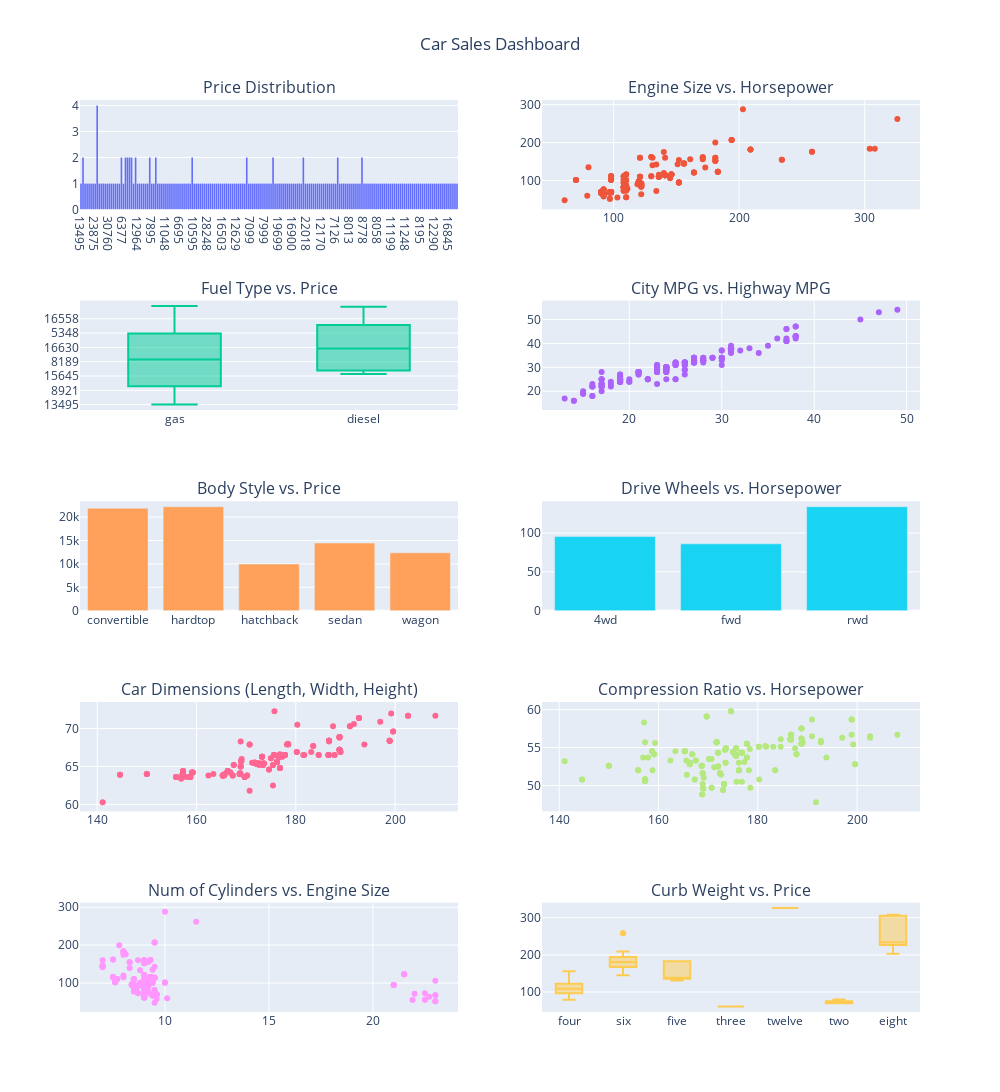

This figure's notebook cell:
### Code cell
# Create the subplots
fig = make_subplots(
    rows=5, cols=2,  # Adjust rows and columns as necessary
    subplot_titles=("Price Distribution", "Engine Size vs. Horsepower", "Fuel Type vs. Price",
                    "City MPG vs. Highway MPG", "Body Style vs. Price", "Drive Wheels vs. Horsepower",
                    "Car Dimensions (Length, Width, Height)", "Compression Ratio vs. Horsepower",
                    "Num of Cylinders vs. Engine Size", "Curb Weight vs. Price"),
    row_heights=[0.2, 0.2, 0.2, 0.2, 0.2],
    vertical_spacing=0.1, horizontal_spacing=0.1,
    specs=[[{"type": "histogram"}, {"type": "scatter"}], 
           [{"type": "box"}, {"type": "scatter"}], 
           [{"type": "bar"}, {"type": "scatter"}], 
           [{"type": "scatter"}, {"type": "scatter"}],
           [{"type": "scatter"}, {"type": "scatter"}]]
)


# Price Distribution (Histogram)
fig.add_trace(
    go.Histogram(x=df['price'], name="Price Distribution"),
    row=1, col=1
)

# Engine Size vs. Horsepower (Scatter Plot)
fig.add_trace(
    go.Scatter(x=df['engine-size'], y=df['horsepower'], mode='markers', name="Engine Size vs. Horsepower"),
    row=1, col=2
)

# Fuel Type vs. Price (Box Plot)
fig.add_trace(
    go.Box(x=df['fuel-type'], y=df['price'], name="Fuel Type vs. Price"),
    row=2, col=1
)

# City MPG vs. Highway MPG (Scatter Plot)
fig.add_trace(
    go.Scatter(x=df['city-mpg'], y=df['highway-mpg'], mode='markers', name="City MPG vs. Highway MPG"),
    row=2, col=2
)

# Convert 'price' to numeric, coercing errors (non-numeric values will be set to NaN)
df['price'] = pd.to_numeric(df['price'], errors='coerce')

# Group by 'body-style' and calculate the mean 'price' for each group
agg_body_style_price = df.groupby('body-style')['price'].mean().reset_index()

# Create a bar chart with 'body-style' on the x-axis and mean 'price' on the y-axis
fig.add_trace(
    go.Bar(x=agg_body_style_price['body-style'], y=agg_body_style_price['price'], name="Body Style vs. Price"),
    row=3, col=1
)

# Drive Wheels vs. Horsepower (Bar Chart)
# Convert 'horsepower' to numeric, setting errors='coerce' to replace invalid values with NaN
df['horsepower'] = pd.to_numeric(df['horsepower'], errors='coerce')

# Group the data by 'drive-wheels' and calculate the mean horsepower (ignoring NaN values)
agg_drive_wheels = df.groupby('drive-wheels')['horsepower'].mean().reset_index()

# Create a bar chart with 'drive-wheels' on the x-axis and mean 'horsepower' on the y-axis
fig.add_trace(
    go.Bar(x=agg_drive_wheels['drive-wheels'], y=agg_drive_wheels['horsepower'], name="Drive Wheels vs. Horsepower"),
    row=3, col=2
)



# Car Dimensions (Length, Width, Height) Comparison (Scatter Matrix)
fig.add_trace(
    go.Scatter(x=df['length'], y=df['width'], mode='markers', name="Length vs. Width"),
    row=4, col=1
)
fig.add_trace(
    go.Scatter(x=df['length'], y=df['height'], mode='markers', name="Length vs. Height"),
    row=4, col=2
)

# Compression Ratio vs. Horsepower (Scatter Plot)
fig.add_trace(
    go.Scatter(x=df['compression-ratio'], y=df['horsepower'], mode='markers', name="Compression Ratio vs. Horsepower"),
    row=5, col=1
)

# Num of Cylinders vs. Engine Size (Box Plot)
fig.add_trace(
    go.Box(x=df['num-of-cylinders'], y=df['engine-size'], name="Num of Cylinders vs. Engine Size"),
    row=5, col=2
)

# Update layout and add title
fig.update_layout(
    title_text="Car Sales Dashboard",  # Overall dashboard title
    title_x=0.5,  # Center the title
    height=1200,  # Adjust height for better spacing
    width=1000,  # Adjust width for better spacing
    showlegend=False
)

# Show the plot
fig.show()

### Figure 1 — Plotly figure (JSON) as saved in the notebook; plotly's stock layout.template omitted (floating-point values rounded to 4 significant figures; data arrays with more than 128 entries replaced by an {"elided": "..."} marker saying what was removed)
{"data": [{"name": "Price Distribution", "type": "histogram", "x": {"elided": "205 str values"}, "xaxis": "x", "yaxis": "y"}, {"mode": "markers", "name": "Engine Size vs. Horsepower", "type": "scatter", "x": {"elided": "205 int values"}, "xaxis": "x2", "y": {"elided": "205 int values"}, "yaxis": "y2"}, {"name": "Fuel Type vs. Price", "type": "box", "x": {"elided": "205 str values"}, "xaxis": "x3", "y": {"elided": "205 str values"}, "yaxis": "y3"}, {"mode": "markers", "name": "City MPG vs. Highway MPG", "type": "scatter", "x": {"elided": "205 int values"}, "xaxis": "x4", "y": {"elided": "205 int values"}, "yaxis": "y4"}, {"name": "Body Style vs. Price", "type": "bar", "x": ["convertible", "hardtop", "hatchback", "sedan", "wagon"], "xaxis": "x5", "y": [21890.0, 22210.0, 9957.0, 14460.0, 12370.0], "yaxis": "y5"}, {"name": "Drive Wheels vs. Horsepower", "type": "bar", "x": ["4wd", "fwd", "rwd"], "xaxis": "x6", "y": [95.33, 85.97, 133.7], "yaxis": "y6"}, {"mode": "markers", "name": "Length vs. Width", "type": "scatter", "x": {"elided": "205 float values"}, "xaxis": "x7", "y": {"elided": "205 float values"}, "yaxis": "y7"}, {"mode": "markers", "name": "Length vs. Height", "type": "scatter", "x": {"elided": "205 float values"}, "xaxis": "x8", "y": {"elided": "205 float values"}, "yaxis": "y8"}, {"mode": "markers", "name": "Compression Ratio vs. Horsepower", "type": "scatter", "x": {"elided": "205 float values"}, "xaxis": "x9", "y": {"elided": "205 int values"}, "yaxis": "y9"}, {"name": "Num of Cylinders vs. Engine Size", "type": "box", "x": {"elided": "205 str values"}, "xaxis": "x10", "y": {"elided": "205 int values"}, "yaxis": "y10"}], "layout": {"annotations": [{"font": {"size": 16}, "showarrow": false, "text": "Price Distribution", "x": 0.225, "xanchor": "center", "xref": "paper", "y": 1, "yanchor": "bottom", "yref": "paper"}, {"font": {"size": 16}, "showarrow": false, "text": "Engine Size vs. Horsepower", "x": 0.775, "xanchor": "center", "xref": "paper", "y": 1, "yanchor": "bottom", "yref": "paper"}, {"font": {"size": 16}, "showarrow": false, "text": "Fuel Type vs. Price", "x": 0.225, "xanchor": "center", "xref": "paper", "y": 0.78, "yanchor": "bottom", "yref": "paper"}, {"font": {"size": 16}, "showarrow": false, "text": "City MPG vs. Highway MPG", "x": 0.775, "xanchor": "center", "xref": "paper", "y": 0.78, "yanchor": "bottom", "yref": "paper"}, {"font": {"size": 16}, "showarrow": false, "text": "Body Style vs. Price", "x": 0.225, "xanchor": "center", "xref": "paper", "y": 0.56, "yanchor": "bottom", "yref": "paper"}, {"font": {"size": 16}, "showarrow": false, "text": "Drive Wheels vs. Horsepower", "x": 0.775, "xanchor": "center", "xref": "paper", "y": 0.56, "yanchor": "bottom", "yref": "paper"}, {"font": {"size": 16}, "showarrow": false, "text": "Car Dimensions (Length, Width, Height)", "x": 0.225, "xanchor": "center", "xref": "paper", "y": 0.34, "yanchor": "bottom", "yref": "paper"}, {"font": {"size": 16}, "showarrow": false, "text": "Compression Ratio vs. Horsepower", "x": 0.775, "xanchor": "center", "xref": "paper", "y": 0.34, "yanchor": "bottom", "yref": "paper"}, {"font": {"size": 16}, "showarrow": false, "text": "Num of Cylinders vs. Engine Size", "x": 0.225, "xanchor": "center", "xref": "paper", "y": 0.12, "yanchor": "bottom", "yref": "paper"}, {"font": {"size": 16}, "showarrow": false, "text": "Curb Weight vs. Price", "x": 0.775, "xanchor": "center", "xref": "paper", "y": 0.12, "yanchor": "bottom", "yref": "paper"}], "height": 1200, "showlegend": false, "title": {"text": "Car Sales Dashboard", "x": 0.5}, "width": 1000, "xaxis": {"anchor": "y", "autorange": true, "domain": [0, 0.45], "range": [-0.5, 186.5], "type": "category"}, "xaxis10": {"anchor": "y10", "autorange": true, "domain": [0.55, 1], "range": [-0.5, 6.5], "type": "category"}, "xaxis2": {"anchor": "y2", "autorange": true, "domain": [0.55, 1], "range": [42.96, 344.0], "type": "linear"}, "xaxis3": {"anchor": "y3", "autorange": true, "domain": [0, 0.45], "range": [-0.5, 1.5], "type": "category"}, "xaxis4": {"anchor": "y4", "autorange": true, "domain": [0.55, 1], "range": [10.55, 51.45], "type": "linear"}, "xaxis5": {"anchor": "y5", "autorange": true, "domain": [0, 0.45], "range": [-0.5, 4.5], "type": "category"}, "xaxis6": {"anchor": "y6", "autorange": true, "domain": [0.55, 1], "range": [-0.5, 2.5], "type": "category"}, "xaxis7": {"anchor": "y7", "autorange": true, "domain": [0, 0.45], "range": [136.5, 212.7], "type": "linear"}, "xaxis8": {"anchor": "y8", "autorange": true, "domain": [0.55, 1], "range": [136.5, 212.7], "type": "linear"}, "xaxis9": {"anchor": "y9", "autorange": true, "domain": [0, 0.45], "range": [5.911, 24.09], "type": "linear"}, "yaxis": {"anchor": "x", "autorange": true, "domain": [0.88, 1], "range": [0, 4.211]}, "yaxis10": {"anchor": "x10", "autorange": true, "domain": [0, 0.12], "range": [46.28, 340.7], "type": "linear"}, "yaxis2": {"anchor": "x2", "autorange": true, "domain": [0.88, 1], "range": [24.93, 311.1], "type": "linear"}, "yaxis3": {"anchor": "x3", "autorange": true, "domain": [0.66, 0.78], "range": [-10.33, 196.3], "type": "category"}, "yaxis4": {"anchor": "x4", "autorange": true, "domain": [0.66, 0.78], "range": [12.35, 57.65], "type": "linear"}, "yaxis5": {"anchor": "x5", "autorange": true, "domain": [0.44, 0.56], "range": [0, 23380.0], "type": "linear"}, "yaxis6": {"anchor": "x6", "autorange": true, "domain": [0.44, 0.56], "range": [0, 140.7], "type": "linear"}, "yaxis7": {"anchor": "x7", "autorange": true, "domain": [0.22, 0.34], "range": [59.15, 73.45], "type": "linear"}, "yaxis8": {"anchor": "x8", "autorange": true, "domain": [0.22, 0.34], "range": [46.65, 60.95], "type": "linear"}, "yaxis9": {"anchor": "x9", "autorange": true, "domain": [0, 0.12], "range": [24.93, 311.1], "type": "linear"}}}
